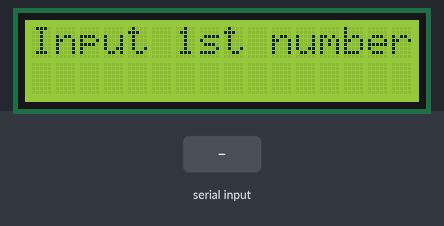
The sketch below on a simulated Arduino Uno, built with avr-gcc and run on an emulated ATmega328P. Parts: 16×2 character LCD. The inputs (shaded band) are chosen by the test bench.

Above: at 1.2 s.
1.3 s: "90/45\n" received over Serial
At 2.0 s:
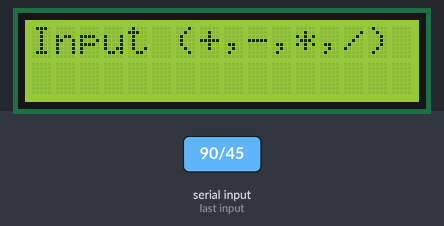
At 2.9 s:
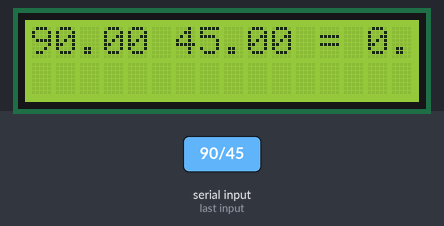
Timing chart, 0 to 4.4 s (numbered marks = the images above; inputs shaded):
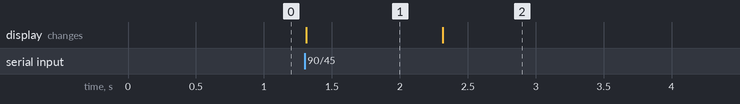

The sketch:

LCDCalculatorV2.ino
```cpp
#include <LiquidCrystal.h>
int rs=7;
int en=8;
int d4=9;
int d5=10;
int d6=11;
int d7=12;

float num1;
float num2;
float answer;

String operation;

LiquidCrystal lcd(rs,en,d4,d5,d6,d7);

void setup() {
  // put your setup code here, to run once:
  lcd.begin(16,2); //6 columns and 2 rows
  Serial.begin(9600);

}

void loop() {
  // put your main code here, to run repeatedly:
  lcd.setCursor(0,0);
  lcd.print("Input 1st number");
  while (Serial.available()==0){} //Waiting for a response
  num1=Serial.parseFloat();

  lcd.clear();


  lcd.print("Input 2nd number");
  while (Serial.available()==0){} //Waiting for a response
  num2=Serial.parseFloat();

  lcd.clear();

  lcd.print("Input (+,-,*,/)");
  while (Serial.available()==0){} //Waiting for a response
  operation=Serial.readString();

  if (operation=="+"){
    answer=num1+num2;
  }

  if (operation=="-"){
    answer=num1-num2;
  }

  if (operation=="*"){
    answer=num1*num2;
  }

  if (operation=="/"){
    answer=num1/num2;
  }

lcd.clear();

lcd.print(num1);
lcd.print(operation);
lcd.print(num2);
lcd.print(" = ");
lcd.print(answer);
delay(5000);
lcd.clear();
}
```

Measured:
- after the input at 1.3 s, the display: changes at once (image 1)
- what the display in image 1 shows lasts 1.0 s, from 1.3 s to 2.3 s
